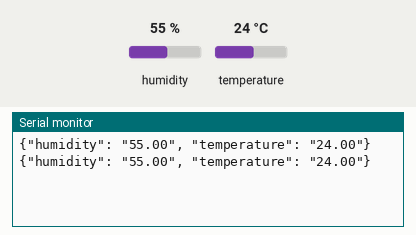
Recording of a sketch running on a simulated Arduino Uno, built with avr-gcc and run on an emulated ATmega328P. On the bench: the last lines printed to the serial monitor. The inputs (shaded band) are chosen by the test bench; at power-on: humidity 55 %, temperature 24 °C.

Above: at 6.8 s.
6.9 s: humidity set to 22 %
At 9.4 s:
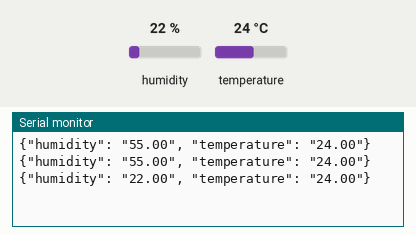
11.4 s: temperature set to 12 °C
At 12.9 s:
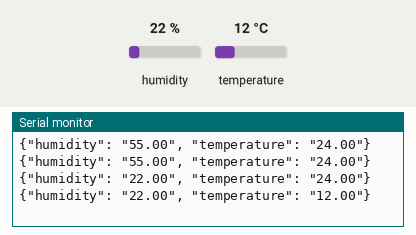
15.9 s: humidity set to 40 %
At 18.7 s:
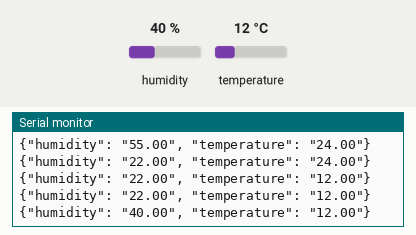
Timing chart, 0 to 20.2 s (numbered marks = the images above; inputs shaded):
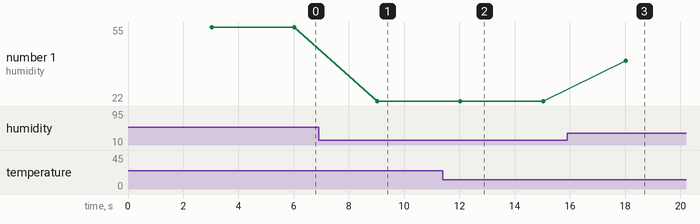

The sketch:

Station.ino
```cpp
#include "DHT.h"
#define DHTPIN 8
#define DHTTYPE DHT11

DHT dht(DHTPIN, DHTTYPE);
unsigned long then;

void setup() {
  then = millis();
  Serial.begin(9600);
  dht.begin();
}

void loop() {
  unsigned long now = millis();

  if (now - then >= 3000) {

    float temperature = dht.readTemperature();
    float humidity = dht.readHumidity();

    if (isnan(temperature) || isnan(humidity)) {
      Serial.write("Failed to read from DHT sensor!");
      return;
    }

    Serial.println("{\"humidity\": \"" + String(humidity) + "\", \"temperature\": \"" + String(temperature) + "\"}");
    then = now;
  }
}
```

Measured:
- after the input at 6.9 s, the serial monitor: prints a new line after 2.1 s (image 1)
- after the input at 11.4 s, the serial monitor: prints a new line after 0.62 s (image 2)
- after the input at 15.9 s, the serial monitor: prints a new line after 2.1 s (image 3)
- plotted number 1: 55 → 22 after the input at 6.9 s, 22 → 40 after the input at 15.9 s
